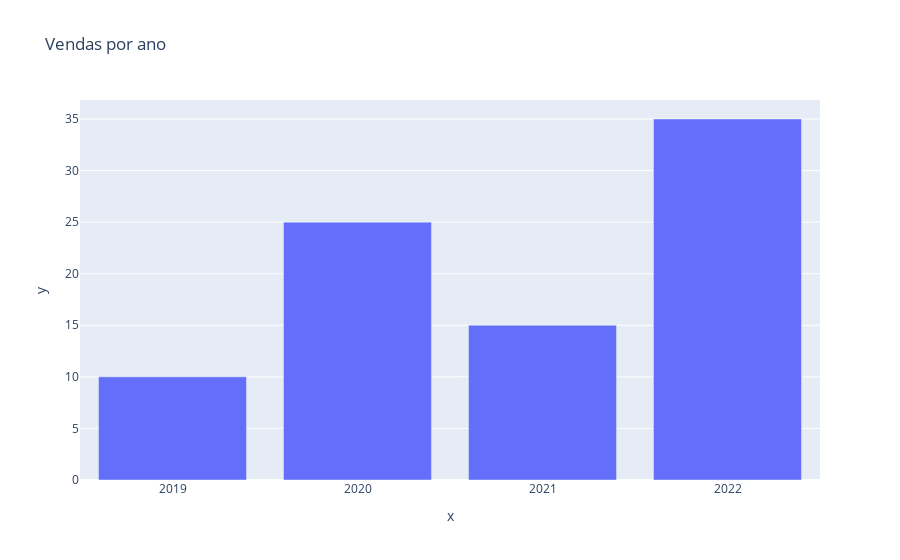
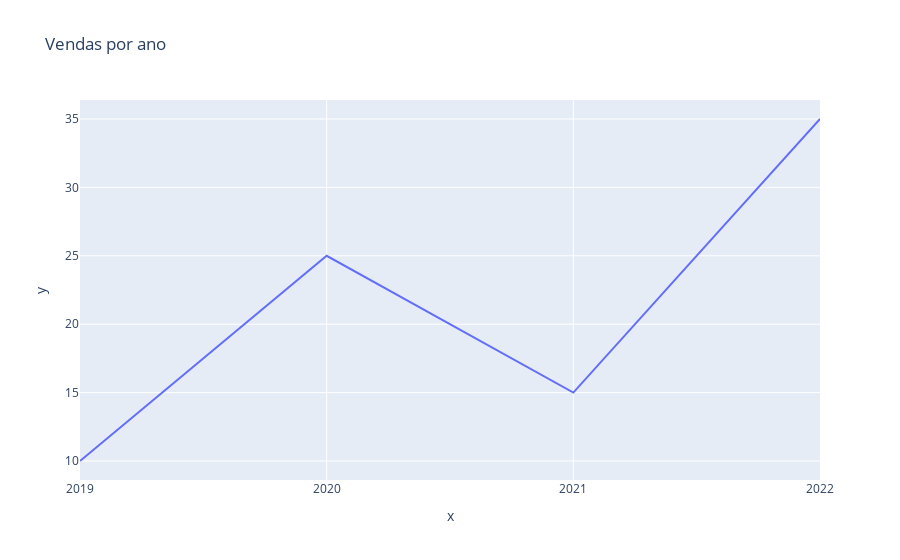

The notebook cell these images were saved under, in order:
### Markdown cell above
### Criando um gráfico

### Code cell
dados_x = ['2019', '2020', '2021', '2022']
dados_y = [10, 25, 15, 35] 

grafico_barra = px.bar(x = dados_x, y = dados_y, title='Vendas por ano')
grafico_linha = px.line(x = dados_x, y = dados_y, title = 'Vendas por ano')

grafico_barra.show()
grafico_linha.show()

### Figure 1 — Plotly figure (JSON) as saved in the notebook; plotly's stock layout.template omitted (floating-point values rounded to 4 significant figures)
{"data": [{"alignmentgroup": "True", "hovertemplate": "x=%{x}<br>y=%{y}<extra></extra>", "legendgroup": "", "marker": {"color": "#636efa", "pattern": {"shape": ""}}, "name": "", "offsetgroup": "", "orientation": "v", "showlegend": false, "textposition": "auto", "type": "bar", "x": ["2019", "2020", "2021", "2022"], "xaxis": "x", "y": [10, 25, 15, 35], "yaxis": "y"}], "layout": {"autosize": true, "barmode": "relative", "legend": {"tracegroupgap": 0}, "title": {"text": "Vendas por ano"}, "xaxis": {"anchor": "y", "autorange": true, "domain": [0, 1], "range": [-0.5, 3.5], "title": {"text": "x"}, "type": "category"}, "yaxis": {"anchor": "x", "autorange": true, "domain": [0, 1], "range": [0, 36.84], "title": {"text": "y"}, "type": "linear"}}}

### Figure 2 — Plotly figure (JSON) as saved in the notebook; plotly's stock layout.template omitted (floating-point values rounded to 4 significant figures)
{"data": [{"hovertemplate": "x=%{x}<br>y=%{y}<extra></extra>", "legendgroup": "", "line": {"color": "#636efa", "dash": "solid"}, "marker": {"symbol": "circle"}, "mode": "lines", "name": "", "orientation": "v", "showlegend": false, "type": "scatter", "x": ["2019", "2020", "2021", "2022"], "xaxis": "x", "y": [10, 25, 15, 35], "yaxis": "y"}], "layout": {"autosize": true, "legend": {"tracegroupgap": 0}, "title": {"text": "Vendas por ano"}, "xaxis": {"anchor": "y", "autorange": true, "domain": [0, 1], "range": [0, 3], "title": {"text": "x"}, "type": "category"}, "yaxis": {"anchor": "x", "autorange": true, "domain": [0, 1], "range": [8.611, 36.39], "title": {"text": "y"}, "type": "linear"}}}
